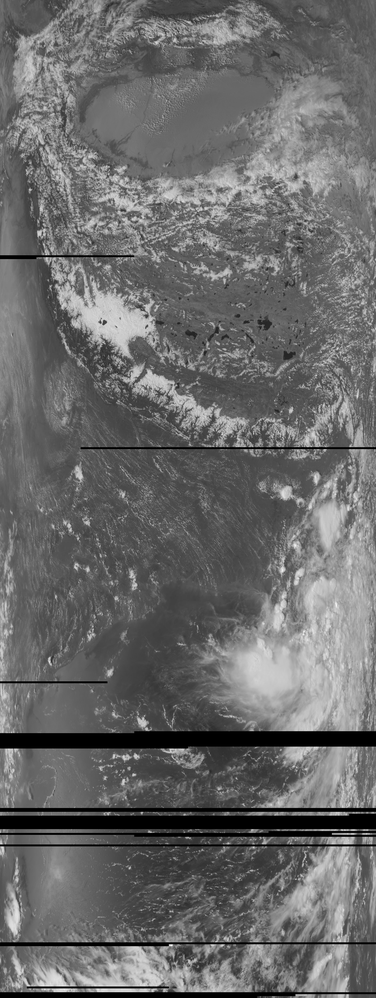
#> input picture MSU-MR-1.png, 376 x 998 px, shrunk from 1568 x 4160 before the run, found by its file name
$ jupyter execute Meteor_m_series_spectral_classification.ipynb
#> lines starting #> are read from the running program, lines starting #| are printed output that depends on the picture; after the words box and inside, x2 and y2 are one past the last pixel; in counts of white or black regions, pixels touching at a corner belong together
[cell 1]
import cv2
import numpy as np
import matplotlib.pyplot as plt
from matplotlib.colors import ListedColormap

# 1. LOAD ALL 4 RAW CHANNELS
file_vis  = '/content/MSU-MR-1.png'                                          # Band 1: 0.6 µm Visible (Raw)
file_nir  = '/content/MSU-MR-2.png'                                          # Band 2: 0.8 µm NIR (Raw)
# FIX: The path must actually point to the uncorrected file, without the '_corrected' suffix.
file_swir = '/content/msu_mr_3.9_um_Shortwave_IR_(Uncalibrated).png'         # Band 3: 3.9 µm SWIR (Raw)
file_tir  = '/content/MSU-MR-4.png'                                          # Band 4: 10.8 µm TIR (Raw)

vis  = cv2.imread(file_vis, cv2.IMREAD_GRAYSCALE)
#> vis is the input picture: shape (998, 376); min 0, max 255, mean 105.6
nir  = cv2.imread(file_nir, cv2.IMREAD_GRAYSCALE)
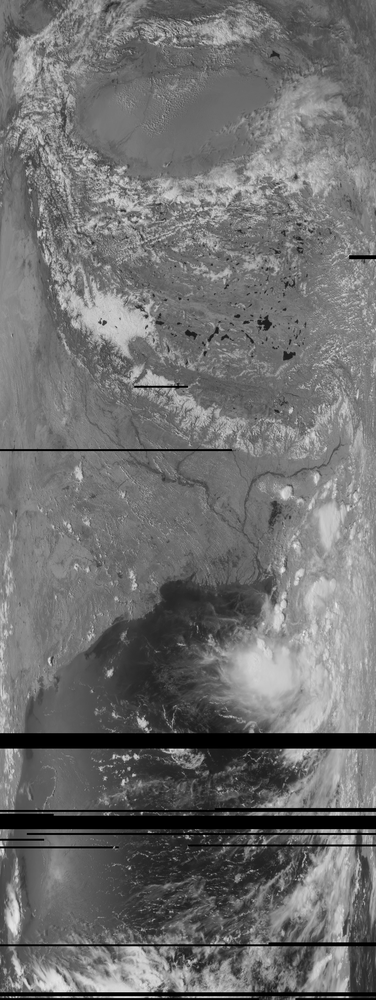
#> input picture MSU-MR-2.png, 376 x 1000 px, shrunk from 1568 x 4168 before the run, found by its file name
#> nir is the input picture: shape (1000, 376); min 0, max 238, mean 110.8
swir = cv2.imread(file_swir, cv2.IMREAD_GRAYSCALE)
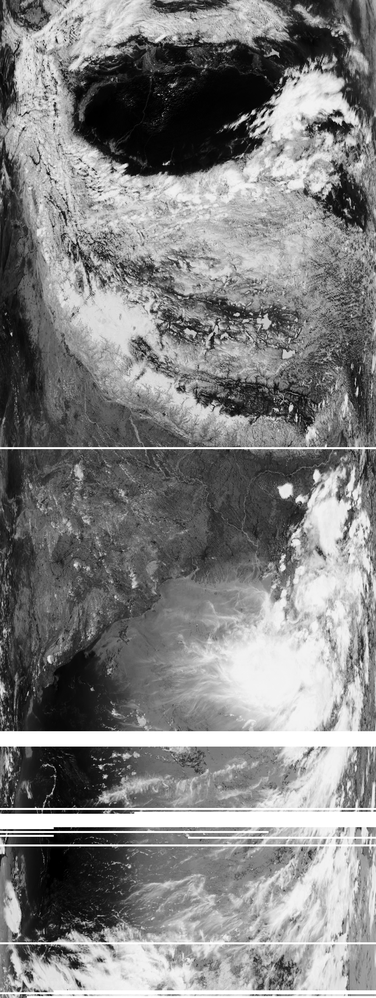
#> input picture msu_mr_3.9_um_Shortwave_IR_(Uncalibrated).png, 376 x 998 px, shrunk from 1568 x 4160 before the run, found by its file name
#> swir is the input picture: shape (998, 376); min 0, max 255, mean 129.3
tir  = cv2.imread(file_tir, cv2.IMREAD_GRAYSCALE)
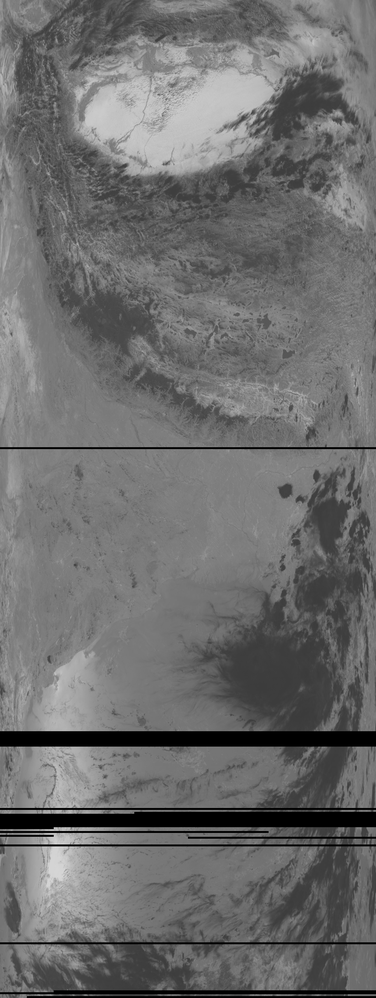
#> input picture MSU-MR-4.png, 376 x 998 px, shrunk from 1568 x 4160 before the run, found by its file name
#> tir is the input picture: shape (998, 376); min 0, max 226, mean 108.9

if any(img is None for img in [vis, nir, swir, tir]):
    raise FileNotFoundError("One or more images failed to load. Check filenames and ensure .png format.")

# 2. SPATIAL ALIGNMENT (Minimum Bounding Crop)
# We crop all images to the smallest common dimension to guarantee perfectly matching arrays without warping.
min_h = min(vis.shape[0], nir.shape[0], swir.shape[0], tir.shape[0])
#> min_h = 998
min_w = min(vis.shape[1], nir.shape[1], swir.shape[1], tir.shape[1])
#> min_w = 376

vis  = vis[:min_h, :min_w]
nir  = nir[:min_h, :min_w]
#> nir: shape (998, 376)
swir = swir[:min_h, :min_w]
tir  = tir[:min_h, :min_w]

# 3. PRE-PROCESSING: SENSOR NOISE REDUCTION
vis = cv2.medianBlur(vis, 3)
nir = cv2.medianBlur(nir, 3)
swir = cv2.medianBlur(swir, 3)
tir = cv2.medianBlur(tir, 3)

# Normalize raw 8-bit digital numbers to float32 range [0.0, 1.0]
vis_f  = vis.astype(np.float32) / 255.0
nir_f  = nir.astype(np.float32) / 255.0
swir_f = swir.astype(np.float32) / 255.0
tir_f  = tir.astype(np.float32) / 255.0

# Mask out telemetry dropouts (Using VIS and NIR where lost packets are reliably black)
dropout_mask = (vis < 5) & (nir < 5)
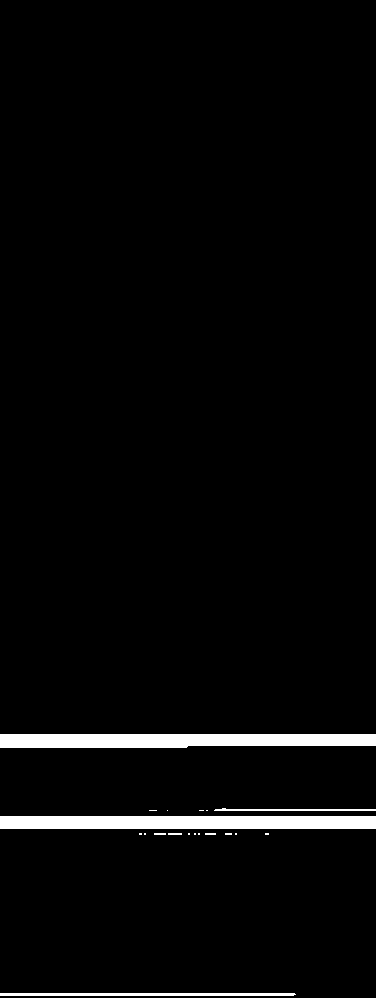
#> dropout_mask: shape (998, 376) bool; 3% white; 19 white regions (12 under 20 px), largest, box (x1, y1, x2, y2) and area: (0, 816, 376, 829) 4888, (0, 734, 376, 748) 4887, (0, 993, 296, 996) 885

# 4. SPECTRAL INDICES
eps = 1e-8
# NDVI: Distinguishes Water (negative) and Vegetation (positive)
ndvi = (nir_f - vis_f) / (nir_f + vis_f + eps)
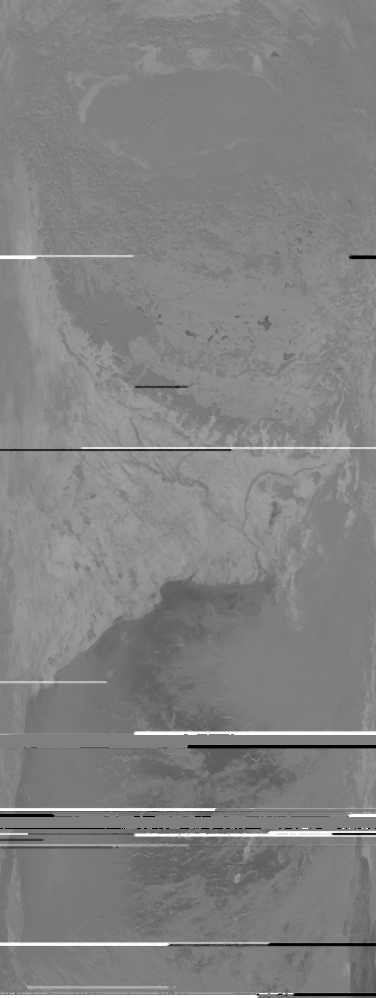
#> ndvi: shape (998, 376) float32; min -1, max 1, mean 0.0241; drawn with min black and max white

# NDSI: Distinguishes Snow (high SWIR absorption) from Clouds (high SWIR reflection)
ndsi = (vis_f - swir_f) / (vis_f + swir_f + eps)
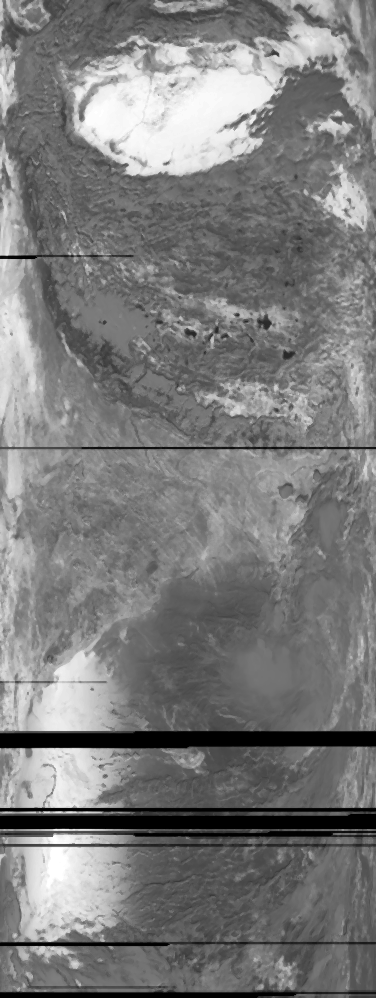
#> ndsi: shape (998, 376) float32; min -1, max 1, mean -0.0297; drawn with min black and max white

# 4. SPECTRAL INDICES & 4-BAND CLASSIFICATION
WATER      = 0
VEGETATION = 1
DESERT     = 2
CLOUD      = 3
SNOW_ICE   = 4
IGNORE     = 255

# Initialize the label array with the default class (Desert/Bare Soil)
labels = np.full(vis.shape, DESERT, dtype=np.uint8)

# Normalized Difference Vegetation Index (NDVI)
eps = 1e-8
ndvi = (nir_f - vis_f) / (nir_f + vis_f + eps)

# A. WATER: Revert to the highly reliable NDVI threshold.
# Water absorbs NIR heavily compared to VIS, yielding negative NDVI.
water_mask = (ndvi < -0.0)
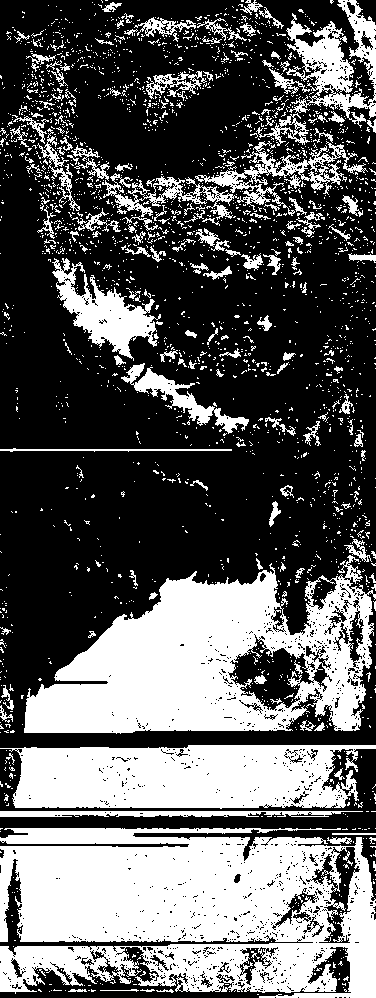
#> water_mask: shape (998, 376) bool; 37.3% white; 2400 white regions (2221 under 20 px), largest, box (x1, y1, x2, y2) and area: (0, 828, 376, 998) 48715, (24, 555, 376, 734) 34591, (0, 745, 376, 809) 19465
labels[water_mask] = WATER

# B. VEGETATION: Strong NIR reflection, visible absorption, positive NDVI
veg_mask = (ndvi > 0.12) & (nir_f > 0.22)
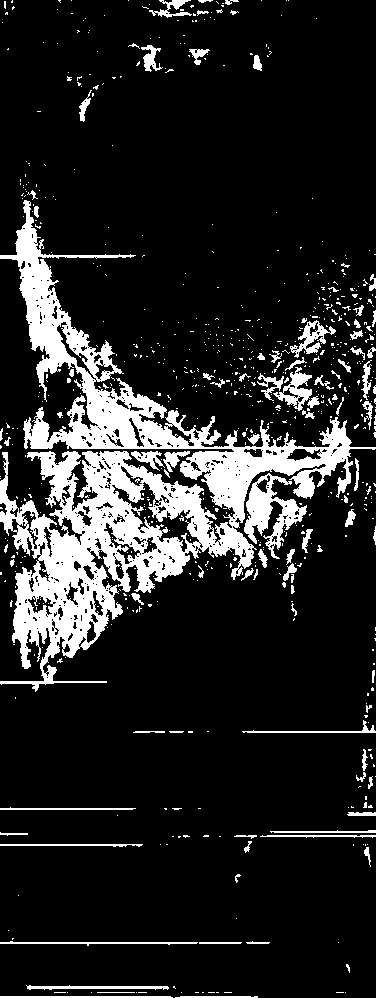
#> veg_mask: shape (998, 376) bool; 14.7% white; 738 white regions (645 under 20 px), largest, box (x1, y1, x2, y2) and area: (0, 200, 376, 692) 41504, (244, 473, 307, 559) 2051, (273, 367, 312, 411) 661
labels[veg_mask] = VEGETATION

# C. CLOUDS: 4-Band Fusion Rule
# High Visible reflectance, high SWIR reflectance, low TIR (cold tops)
cloud_mask = (vis_f > 0.40) & (swir_f > 0.35) & (tir_f < 0.45)
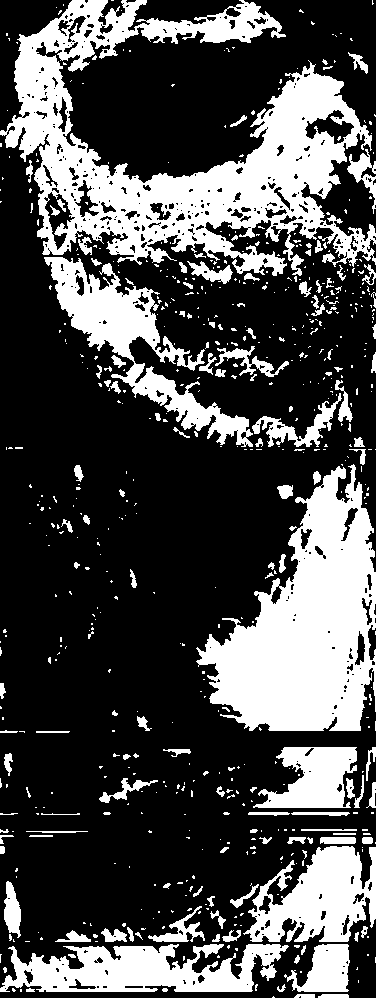
#> cloud_mask: shape (998, 376) bool; 30.1% white; 630 white regions (499 under 20 px), largest, box (x1, y1, x2, y2) and area: (0, 0, 376, 276) 39529, (196, 464, 376, 731) 26532, (44, 257, 253, 447) 9672
labels[cloud_mask] = CLOUD

# D. SNOW / ICE: Bright in VIS, Absorbs SWIR, and Extremely Cold TIR
snow_mask = (vis_f > 0.50) & (ndsi > 0.30) & (tir_f < 0.30) & ~water_mask
#> snow_mask: shape (998, 376) bool; every value is 0
labels[snow_mask] = SNOW_ICE

# D. TELEMETRY DROPOUTS
labels[dropout_mask] = IGNORE

# 6. VISUALIZATION & EXPORT
colors = ['#003366', '#2E7D32', '#D2B48C', '#FFFFFF', '#00FFFF']
cmap = ListedColormap(colors)

# Mask the IGNORE class to render as the black background
masked_labels = np.ma.masked_where(labels == IGNORE, labels)

# Set up a single figure for the 5-Class Fused Mask
fig, ax = plt.subplots(figsize=(12, 10))

# Plot the final 5-Class Fused Mask
seg_plot = ax.imshow(masked_labels, cmap=cmap, vmin=0, vmax=4)
ax.set_title("Fused Spectral Band Classification Mask", fontsize=14)
ax.axis('off')
ax.set_facecolor('black')

# Format the Colorbar
cbar = plt.colorbar(seg_plot, ax=ax, ticks=[0, 1, 2, 3, 4], shrink=0.8, pad=0.03)
cbar.ax.set_yticklabels(['Water', 'Vegetation', 'Desert/Soil', 'Cloud', 'Snow/Ice'], fontsize=11)

plt.tight_layout()
plt.savefig('/content/meteor_5class_mask.png', dpi=300, bbox_inches='tight')
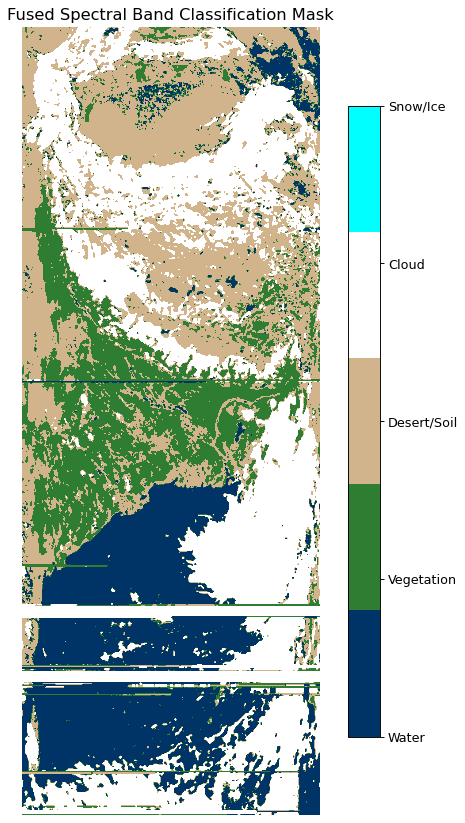
#> figure drawn by matplotlib, 2 panels
plt.show()

# Export clean segmentation mask for Deep Learning pipelines
# cv2.imwrite('/content/meteor_5class_mask.png', labels)
